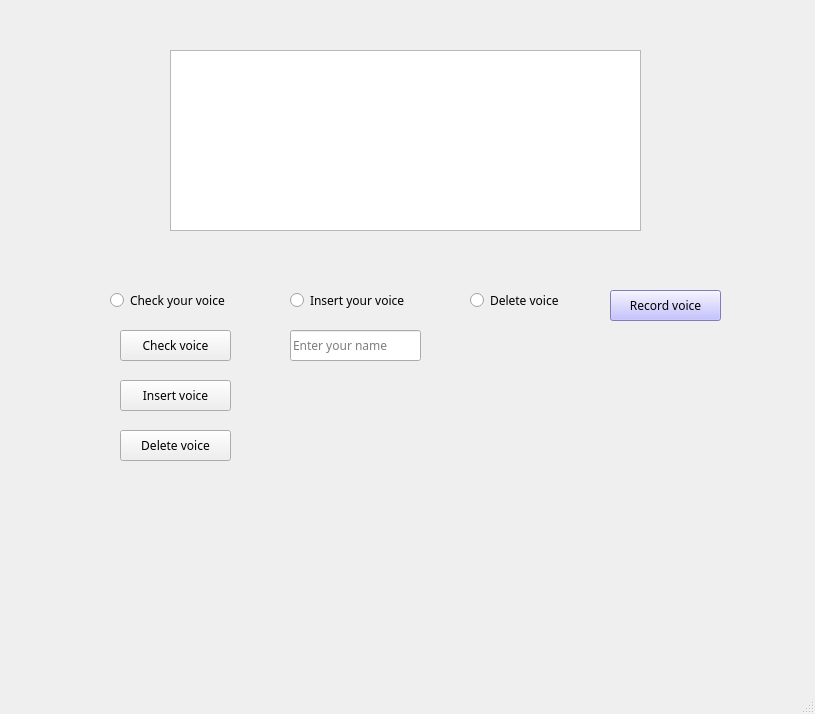
<?xml version="1.0" encoding="UTF-8"?>
<ui version="4.0">
 <class>VoiceIdApplication</class>
 <widget class="QMainWindow" name="VoiceIdApplication">
  <property name="geometry">
   <rect>
    <x>0</x>
    <y>0</y>
    <width>815</width>
    <height>714</height>
   </rect>
  </property>
  <property name="contextMenuPolicy">
   <enum>Qt::NoContextMenu</enum>
  </property>
  <property name="windowTitle">
   <string>MainWindow</string>
  </property>
  <property name="styleSheet">
   <string notr="true">alternate-background-color: rgb(255, 255, 255);</string>
  </property>
  <property name="tabShape">
   <enum>QTabWidget::Rounded</enum>
  </property>
  <widget class="QWidget" name="centralwidget">
   <widget class="QRadioButton" name="insertRB">
    <property name="geometry">
     <rect>
      <x>290</x>
      <y>290</y>
      <width>131</width>
      <height>20</height>
     </rect>
    </property>
    <property name="font">
     <font>
      <family>Arial Rounded MT Bold</family>
     </font>
    </property>
    <property name="text">
     <string>Insert your voice</string>
    </property>
   </widget>
   <widget class="QRadioButton" name="checkRB">
    <property name="geometry">
     <rect>
      <x>110</x>
      <y>290</y>
      <width>141</width>
      <height>21</height>
     </rect>
    </property>
    <property name="font">
     <font>
      <family>Arial Rounded MT Bold</family>
     </font>
    </property>
    <property name="text">
     <string>Check your voice</string>
    </property>
   </widget>
   <widget class="QPushButton" name="recButton">
    <property name="geometry">
     <rect>
      <x>610</x>
      <y>290</y>
      <width>111</width>
      <height>31</height>
     </rect>
    </property>
    <property name="font">
     <font>
      <family>Arial Rounded MT Bold</family>
     </font>
    </property>
    <property name="styleSheet">
     <string notr="true">background-color: rgb(178, 175, 255);</string>
    </property>
    <property name="text">
     <string>Record voice</string>
    </property>
    <property name="autoDefault">
     <bool>false</bool>
    </property>
   </widget>
   <widget class="QLineEdit" name="inputName">
    <property name="enabled">
     <bool>true</bool>
    </property>
    <property name="geometry">
     <rect>
      <x>290</x>
      <y>330</y>
      <width>131</width>
      <height>31</height>
     </rect>
    </property>
    <property name="font">
     <font>
      <family>Arial Rounded MT Bold</family>
     </font>
    </property>
    <property name="cursor">
     <cursorShape>ArrowCursor</cursorShape>
    </property>
    <property name="focusPolicy">
     <enum>Qt::ClickFocus</enum>
    </property>
    <property name="contextMenuPolicy">
     <enum>Qt::DefaultContextMenu</enum>
    </property>
    <property name="autoFillBackground">
     <bool>false</bool>
    </property>
    <property name="text">
     <string/>
    </property>
    <property name="dragEnabled">
     <bool>false</bool>
    </property>
    <property name="readOnly">
     <bool>false</bool>
    </property>
    <property name="placeholderText">
     <string>Enter your name</string>
    </property>
    <property name="clearButtonEnabled">
     <bool>false</bool>
    </property>
   </widget>
   <widget class="QRadioButton" name="deleteRB">
    <property name="geometry">
     <rect>
      <x>470</x>
      <y>290</y>
      <width>111</width>
      <height>21</height>
     </rect>
    </property>
    <property name="font">
     <font>
      <family>Arial Rounded MT Bold</family>
     </font>
    </property>
    <property name="text">
     <string>Delete voice</string>
    </property>
   </widget>
   <widget class="QPushButton" name="deleteButton">
    <property name="geometry">
     <rect>
      <x>120</x>
      <y>430</y>
      <width>111</width>
      <height>31</height>
     </rect>
    </property>
    <property name="font">
     <font>
      <family>Arial Rounded MT Bold</family>
     </font>
    </property>
    <property name="text">
     <string>Delete voice</string>
    </property>
   </widget>
   <widget class="QPushButton" name="checkButton">
    <property name="geometry">
     <rect>
      <x>120</x>
      <y>330</y>
      <width>111</width>
      <height>31</height>
     </rect>
    </property>
    <property name="font">
     <font>
      <family>Arial Rounded MT Bold</family>
     </font>
    </property>
    <property name="text">
     <string>Check voice</string>
    </property>
   </widget>
   <widget class="QPushButton" name="insertButton">
    <property name="geometry">
     <rect>
      <x>120</x>
      <y>380</y>
      <width>111</width>
      <height>31</height>
     </rect>
    </property>
    <property name="font">
     <font>
      <family>Arial Rounded MT Bold</family>
     </font>
    </property>
    <property name="text">
     <string>Insert voice</string>
    </property>
   </widget>
   <widget class="QTextEdit" name="resultWindow">
    <property name="geometry">
     <rect>
      <x>170</x>
      <y>50</y>
      <width>471</width>
      <height>181</height>
     </rect>
    </property>
    <property name="font">
     <font>
      <family>Bahnschrift Light</family>
      <pointsize>14</pointsize>
     </font>
    </property>
   </widget>
  </widget>
  <widget class="QStatusBar" name="statusbar"/>
 </widget>
 <resources/>
 <connections/>
</ui>
